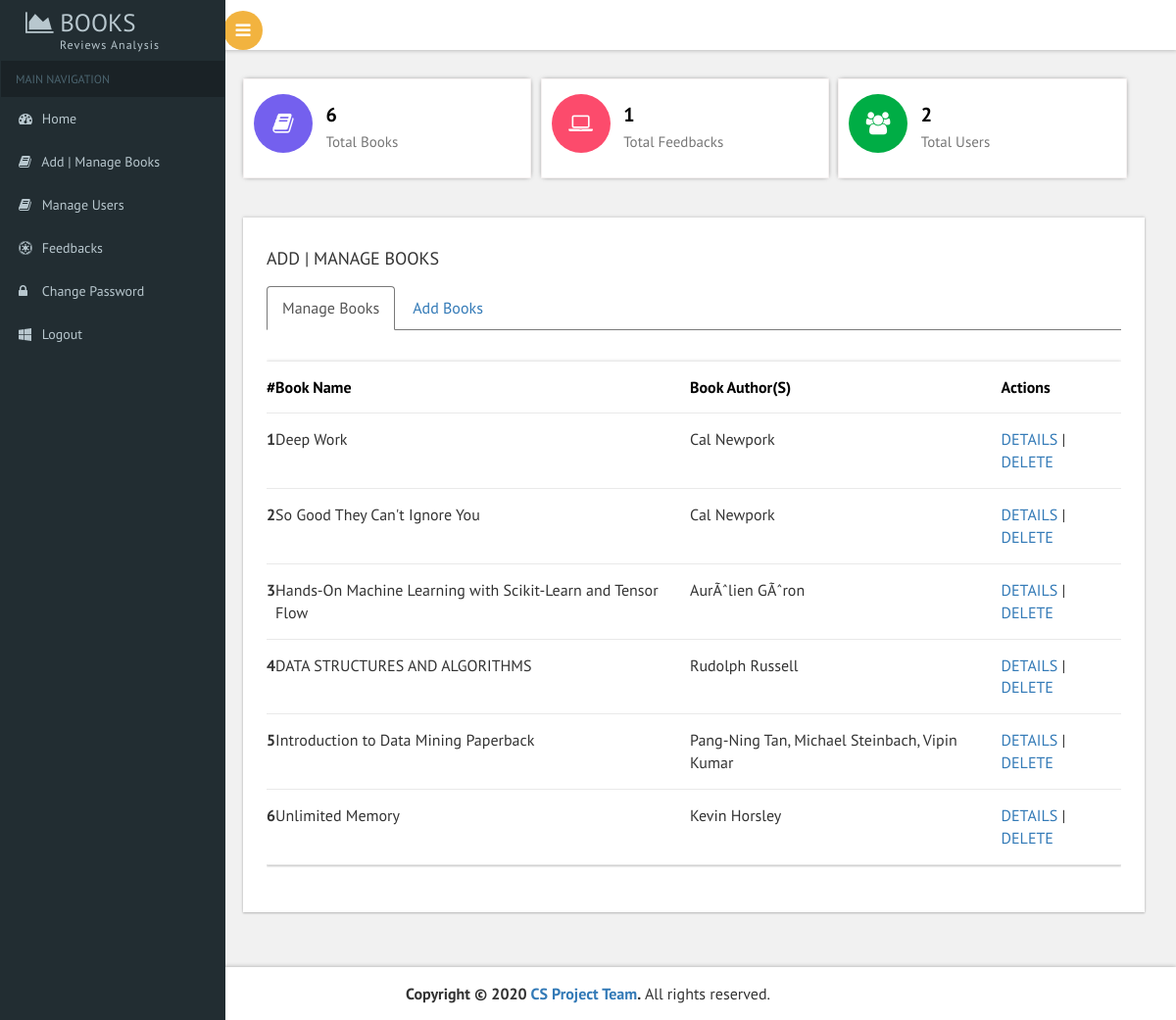
Page /addbooks.php (signed in) on the committed database.
### tables this page shows
CREATE TABLE `books` (
  `bookid` varchar(15) NOT NULL,
  `bookname` varchar(340) NOT NULL,
  `bookauthor` varchar(100) NOT NULL,
  `bookdesc` varchar(1000) NOT NULL,
  `img` varchar(200) NOT NULL
);

### addbooks.php (the view, shortened to what this page needs)
<?php
include 'includes/connection.php';
?>
<!DOCTYPE HTML>
<html>
    <head>
        <link href="css/bootstrap.css" rel='stylesheet' type='text/css' />
        <link href="css/style.css" rel='stylesheet' type='text/css' />
        <link href="css/font-awesome.css" rel="stylesheet">
        <link href='css/SidebarNav.min.css' media='all' rel='stylesheet' type='text/css'/>
        <link href="css/custom.css" rel="stylesheet">
        <link href="css/owl.carousel.css" rel="stylesheet">
    </head>
    <body class="cbp-spmenu-push">
        <div class="main-content">
            <?php
            include 'includes/sidebar.php';
            ?>
            <?php
            include 'includes/header.php';
            ?>
            <div id="page-wrapper">
                <div class="main-page">
                    <?php
                    include 'includes/dashboard.php';
                    ?>
                    <div class="row widgettable">
                        <div style="width:100%; height: 100%; margin-left:0px;  margin-top: 30px !important;" class="col-md-12 general-grids grids-right widget-shadow">
                            <h4 class="title2">ADD | MANAGE BOOKS</h4>
                            <ul id="myTabs" class="nav nav-tabs" role="tablist">
                                <li role="presentation" class="active"><a href="#profile" role="tab" id="profile-tab" data-toggle="tab" aria-controls="profile" aria-expanded="true">Manage Books</a></li>
                                <li role="presentation" class=""><a href="#home" id="home-tab" role="tab" data-toggle="tab" aria-controls="home" aria-expanded="false">Add Books</a></li>
                            </ul>
                            <div style="width:100%; height: 100%;" id="myTabContent" class="tab-content scrollbar1">
                                <div role="tabpanel" class="tab-pane fade active in" id="profile" aria-labelledby="profile-tab">
                                    <div class="bs-example widget-shadow" data-example-id="contextual-table">
                                        <table class="table">
                                            <thead>
                                                <tr>
                                                    <th>#</th>
                                                    <th>Book Name</th>
                                                    <th>Book Author(s)</th>
                                                    <th>Actions</th>
                                                </tr>
                                            </thead>
                                            <tbody>
                                                <?php
                                                $result = mysqli_query($conn, "select * from books");
                                                $a = 1;
                                                while ($row = mysqli_fetch_array($result)) {
                                                    $bkid = $row["bookid"];
                                                    $bkname = $row["bookname"];
                                                    $bkauthor = $row["bookauthor"];
                                                    ?>
                                                    <tr class="">
                                                        <th scope="row"><?php echo $a; ?></th>
                                                        <td><?php echo $bkname; ?></td>
                                                        <td><?php echo $bkauthor; ?></td>
                                                        <td><a href="updatebooks?u=<?php echo base64_encode($bkid); ?>">DETAILS</a> | <a href="addbooks?del=<?php echo $bkid; ?>">DELETE</a></td>
                                                    </tr>
                                                    <?php
                                                    $a++;
                                                }
                                                ?>
                                            </tbody>
                                        </table>
                                    </div>
                                </div>
                            </div>
                        </div>
                    </div>
                    <link rel="stylesheet" href="css/export.css" type="text/css" media="all" />
                </div>
            </div>
            <?php
            include 'includes/footer.php';
            ?>
        </div>
    </body>
</html>

### css/custom.css (style rules this page uses)
#page-wrapper { padding:5em 2em 2.5em; background-color: #F1F1F1; }

### rows in the picture
books: bookname "Deep Work", bookauthor "Cal Newpork"
books: bookname "So Good They Can't Ignore You", bookauthor "Cal Newpork"
books: bookname "Hands-On Machine Learning with Scikit-Learn and Tensor Flow", bookauthor "AurÃˆlien GÃˆron"
books: bookname "DATA STRUCTURES AND ALGORITHMS", bookauthor "Rudolph Russell"
books: bookname "Introduction to Data Mining Paperback", bookauthor "Pang-Ning Tan, Michael Steinbach, Vipin Kumar"
books: bookname "Unlimited Memory", bookauthor "Kevin Horsley"

### other values in the picture
$num_books "6"
$num_contact "1"
$num_users "2"
